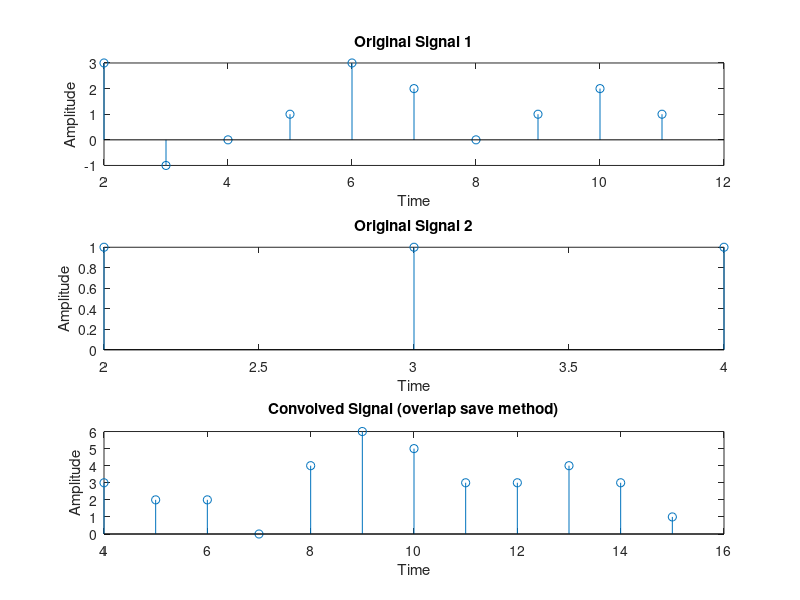

The MATLAB script that drew this image:
%overlap save method
clear all

n1 = 2:11;
x1 = [3,-1,0,1,3,2,0,1,2,1];n1m=min(n1);

n2 = 2:4;
x2 = [1,1,1 ];n2m=min(n2);


subplot(3,1,1)
stem(n1,x1);
xlabel('Time'),ylabel('Amplitude'),title("Original Signal 1");
subplot(3,1,2)
stem(n2,x2);
xlabel('Time'),ylabel('Amplitude'),title("Original Signal 2");

l1=length(x1);
l2=length(x2);M=3;
N=l1+l2-1;
L=l2+M-1;
dl=L-l2;
dx=l2-mod(l1,l2);
w1=[];
for i=1:dx
    w1=[w1 0];
end
w1=[w1 x1];
for i=1:dx
    w1=[w1 0];
    x2=[x2 0];
end

function a = cm(m)
    xnum = m;
    a = [];  
    c = length(xnum);
    a = [a xnum(c)];
    for i = 1:length(xnum)-1
        a = [a xnum(i)];
    end
end

iter=fix(l1/l2)+1;temp1=1;
y=[];y1=[];
for i=1:(iter)
    temp_ar=[];
    for j=1:l2
        temp_ar=[temp_ar w1(temp1)];
        temp1=temp1+1;
    end
    temp2=temp1;
    for m=1:dx
        temp_ar=[temp_ar w1(temp2)];
        temp2=temp1+m;
    end
    z = [];
    z=[z temp_ar'];
    a=temp_ar;
    for o=1:length(temp_ar)-1
        a=cm(a);
        z=[z a'];
    end
    y1=z*x2';
    for j=1:dx

        flag=1;
        y1(flag)=[];
    end
    y=[y y1'];
    disp(y)
end

Y = (n1m+n2m):(n1m+n2m+N)-1;
if length(y)>length(Y)
    p=length(y);
    for i=1:(length(y)-length(Y))
        y(p)=[];
        p=p-1;
    end
end
disp("convolved signal")
disp(y)
subplot(3,1,3)
stem(Y,y)
xlabel('Time'),ylabel('Amplitude'),title("Convolved Signal (overlap save method)");
